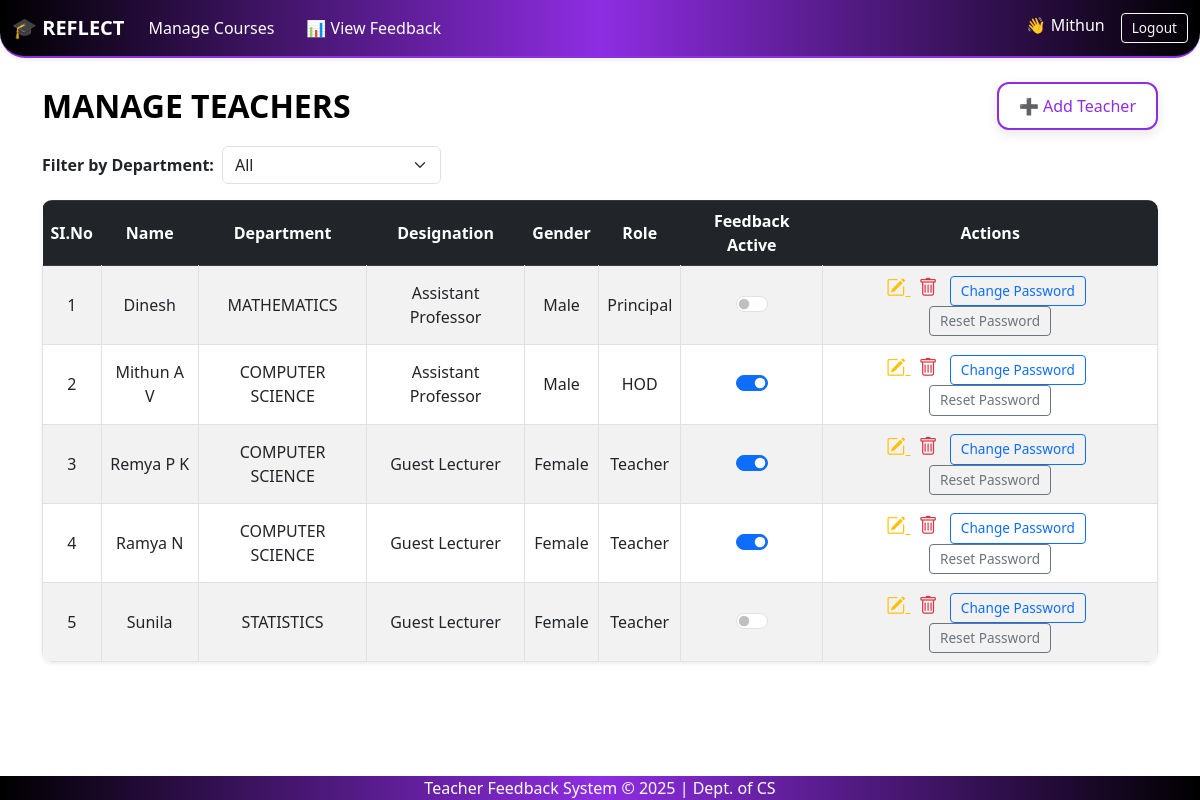
The page /teachers/ (signed in) on the database as committed earlier.
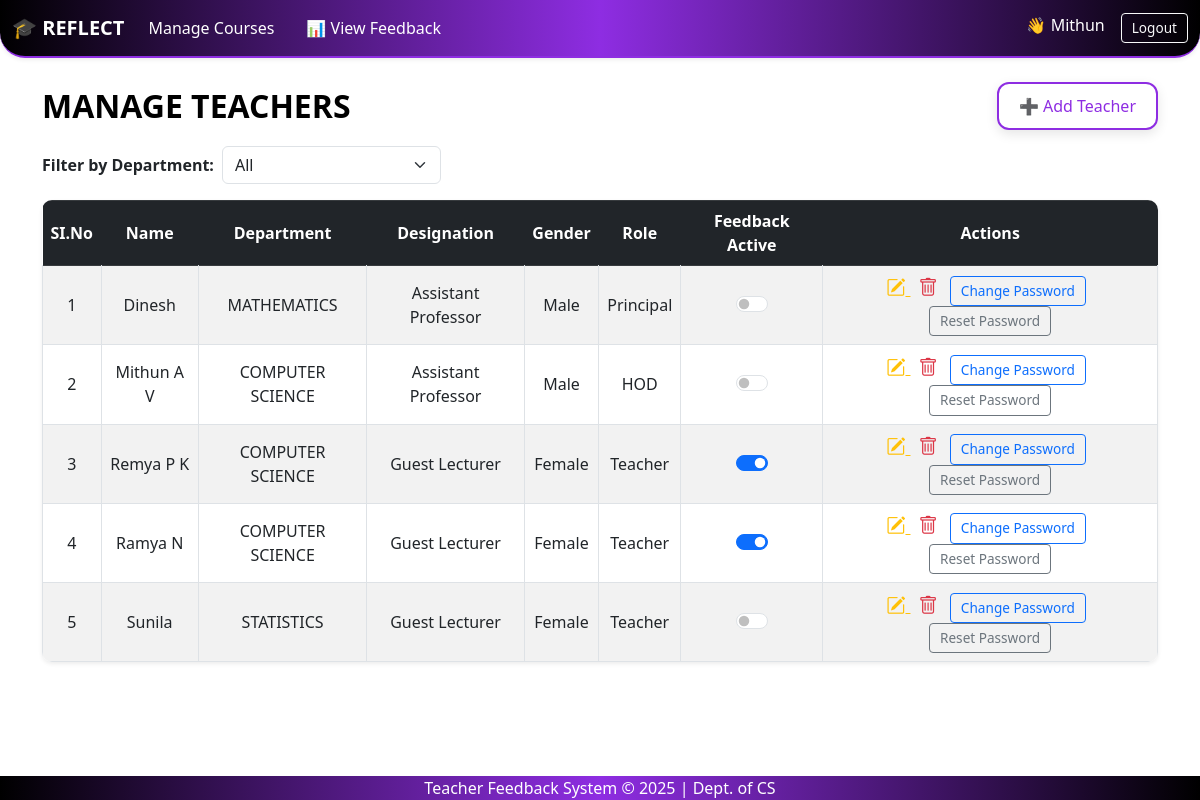
The same page on the database as committed later.
### feedback_app/models.py (models this page shows, shortened)
class Teacher(models.Model):
    user = models.OneToOneField(User, on_delete=models.CASCADE, null=True, blank=True)  # <-- Add this line
    teacher_id = models.AutoField(primary_key=True)
    name = models.CharField(max_length=100)
    dept = models.ForeignKey(Department, on_delete=models.CASCADE)
    designation = models.CharField(max_length=100)
    gender = models.CharField(max_length=10)
    role = models.ForeignKey(Role, on_delete=models.CASCADE)
    fb_active = models.BooleanField(default=False)

class Department(models.Model):
    dept_id = models.AutoField(primary_key=True)
    dept_name = models.CharField(max_length=100)

class Role(models.Model):
    role_id = models.AutoField(primary_key=True)
    role_name = models.CharField(max_length=50)

### feedback_app/views.py (the view)
# urls.py: path('teachers/', views.teacher_list, name='teacher_list'),
@login_required()
def teacher_list(request):
    selected_dept = request.GET.get('department')
    departments = Department.objects.all()
    if selected_dept:
        teachers = Teacher.objects.filter(dept__dept_name=selected_dept)
    else:
        teachers = Teacher.objects.all()
    return render(request, 'teacher_list.html', {
        'teachers': teachers,
        'departments': departments,
        'selected_dept': selected_dept,
    })

### feedback_app/context_processors.py (called while the page is built)
def is_admin(request):
    user = request.user
    return {'is_admin': user.is_superuser or user.groups.filter(name='admin').exists()}

def is_hod(request):
    return {'is_hod': request.user.groups.filter(name='hod').exists()}

def is_teacher(request):
    return {'is_teacher': request.user.groups.filter(name='teacher').exists()}

### templates/teacher_list.html (shortened to what this page needs)
{% extends 'base.html' %}
{% block content %}
<head>
    <link href="https://cdn.jsdelivr.net/npm/bootstrap-icons@1.10.5/font/bootstrap-icons.css" rel="stylesheet">
</head>
<div class="d-flex justify-content-between align-items-center mb-3">
    <h2 class="mb-0">MANAGE TEACHERS</h2>
    <a href="{% url 'add_teacher' %}" class="glass-button">➕ Add Teacher</a>
</div>
<form method="get" class="mb-3 d-flex align-items-center gap-2">
    <label for="department" class="fw-bold">Filter by Department:</label>
    <select name="department" id="department" class="form-select w-auto" onchange="this.form.submit()">
        <option value="">All</option>
    </select>
</form>
<table class="table table-bordered table-striped shadow-sm">
    <thead class="table-dark">
        <tr>
            <th>SI.No</th>
            <th>Name</th>
            <th>
                Department
            </th>
            <th>Designation</th>
            <th>Gender</th>
            <th>Role</th>
            <th>Feedback Active</th>
            <th>Actions</th>
        </tr>
    </thead>
    <tbody>
        {% for teacher in teachers %}
        <tr>
            <td>{{ forloop.counter }}</td>
            <td>{{ teacher.name }}</td>
            <td>{{ teacher.dept.dept_name }}</td>
            <td>{{ teacher.designation }}</td>
            <td>{{ teacher.gender }}</td>
            <td>{{ teacher.role.role_name }}</td>
            <td><form action="{% url 'toggle_feedback' teacher.teacher_id %}" method="post">
        <div class="form-check form-switch d-flex justify-content-center">
            <input class="form-check-input" type="checkbox" onchange="this.form.submit()" {% if teacher.fb_active %}checked{% endif %}>
        </div>
    </form></td>
            <td>
                <a href="{% url 'edit_teacher' teacher.teacher_id %}" title="Edit" class="text-warning me-2" style="font-size: 1.2rem;">
                    <i class="bi bi-pencil-square"></i>
                </a>
                <form action="{% url 'delete_teacher' teacher.teacher_id %}" method="post" style="display:inline;">
                    <button type="submit" title="Delete" class="text-danger border-0 bg-transparent p-0 me-2" style="font-size: 1.2rem;">
                        <i class="bi bi-trash"></i>
                    </button>
                </form>
                <a href="{% url 'change_teacher_password' teacher.user.id %}" class="btn btn-outline-primary btn-sm me-2">
                    Change Password
                </a>
                <a href="{% url 'reset_teacher_password' teacher.user.id %}" class="btn btn-outline-secondary btn-sm">
                    Reset Password
                </a>
            </td>
        </tr>
        {% empty %}
        <tr><td colspan="8" class="text-center">No teachers found.</td></tr>
        {% endfor %}
    </tbody>
</table>
{% endblock %}

Rows that differ between the two databases and show on the page:
changed Teacher "Mithun A V": fb_active "☑" → "☐"
